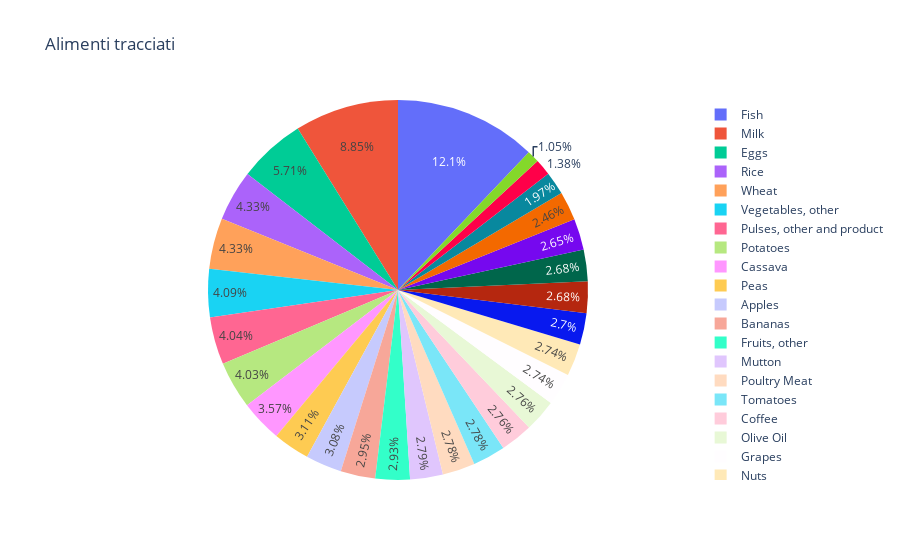

Notebook code cell kept with this figure:
### Markdown cell above
# Pulizia dei dati
#### All'interno dei dati incrociati potremmo avere dei valori nulli che sporcano i dati, effettueremo quindi una pulizia dei dati. Verranno prima divisi per categoria e poi puliti.

### Code cell
# Dizionario alimento => sub_df
alimenti_dict = dict()
keys = cibi.to_list()

for i in range(len(keys)):
     if keys[i] in colonne_dict.keys():
          keys[i] = colonne_dict[keys[i]].capitalize()

# Assegnazione delle chiavi a delle liste vuote
for key in keys:
     alimenti_dict[key] = list()

# Divisione dei record in base all'alimento
for index, record in prodotti_tracciati_df.iterrows():
     for key in keys:
          if record["Item"].lower().startswith(key.lower()) and index not in alimenti_dict[key]:
               alimenti_dict[key].append(index)

# Cerco le categorie vuote
prodotti_vuoti = []
for key in alimenti_dict.keys():
     if len(alimenti_dict[key]) == 0:
          prodotti_vuoti.append(key)

# Elimino le categorie di prodotto che hanno una lista di lunghezza 0
for prodotto_vuoto in prodotti_vuoti:
     alimenti_dict.pop(prodotto_vuoto, None)
alimenti_dict.keys()

alimenti_trovati = list(alimenti_dict.keys())
alimenti_quantita = [len(alimenti_dict[alimenti]) for alimenti in alimenti_trovati]
color_palette = sns.color_palette('bright')[0:len(alimenti_trovati) - 1]

print("Totale di alimenti = ", sum(alimenti_quantita))
fig = px.pie(values=alimenti_quantita, names=alimenti_trovati, title='Alimenti tracciati')
fig.show()

### Figure 1 — Plotly figure (JSON) as saved in the notebook; plotly's stock layout.template omitted (floating-point values rounded to 4 significant figures)
{"data": [{"domain": {"x": [0, 1], "y": [0, 1]}, "hovertemplate": "label=%{label}<br>value=%{value}<extra></extra>", "labels": ["Apples", "Bananas", "Sugar beet", "Sugar cane", "Cassava", "Citrus", "Coffee", "Eggs", "Fish", "Grapes", "Groundnuts", "Milk", "Mutton", "Nuts", "Olive Oil", "Onions", "Fruits, other", "Pulses, other and product", "Vegetables, other", "Palm Oil", "Peas", "Pigmeat", "Potatoes", "Poultry Meat", "Rice", "Tomatoes", "Wheat", "Wine"], "legendgroup": "", "name": "", "showlegend": true, "type": "pie", "values": [194, 186, 66, 87, 225, 155, 174, 360, 762, 173, 170, 558, 176, 173, 174, 167, 185, 255, 258, 124, 196, 169, 254, 175, 273, 175, 273, 169]}], "layout": {"legend": {"tracegroupgap": 0}, "title": {"text": "Alimenti tracciati"}}}
